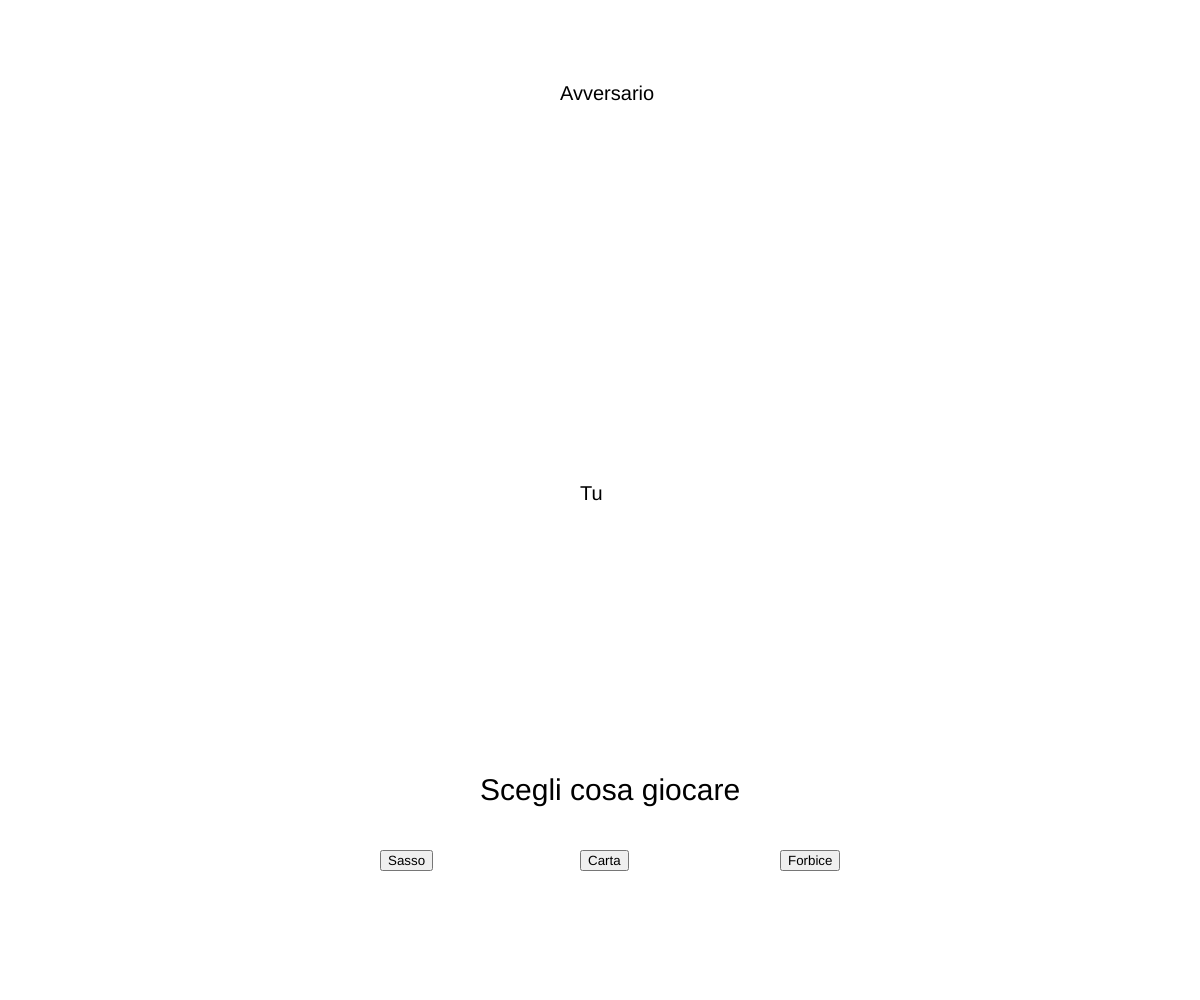
Frame 1 (no input)
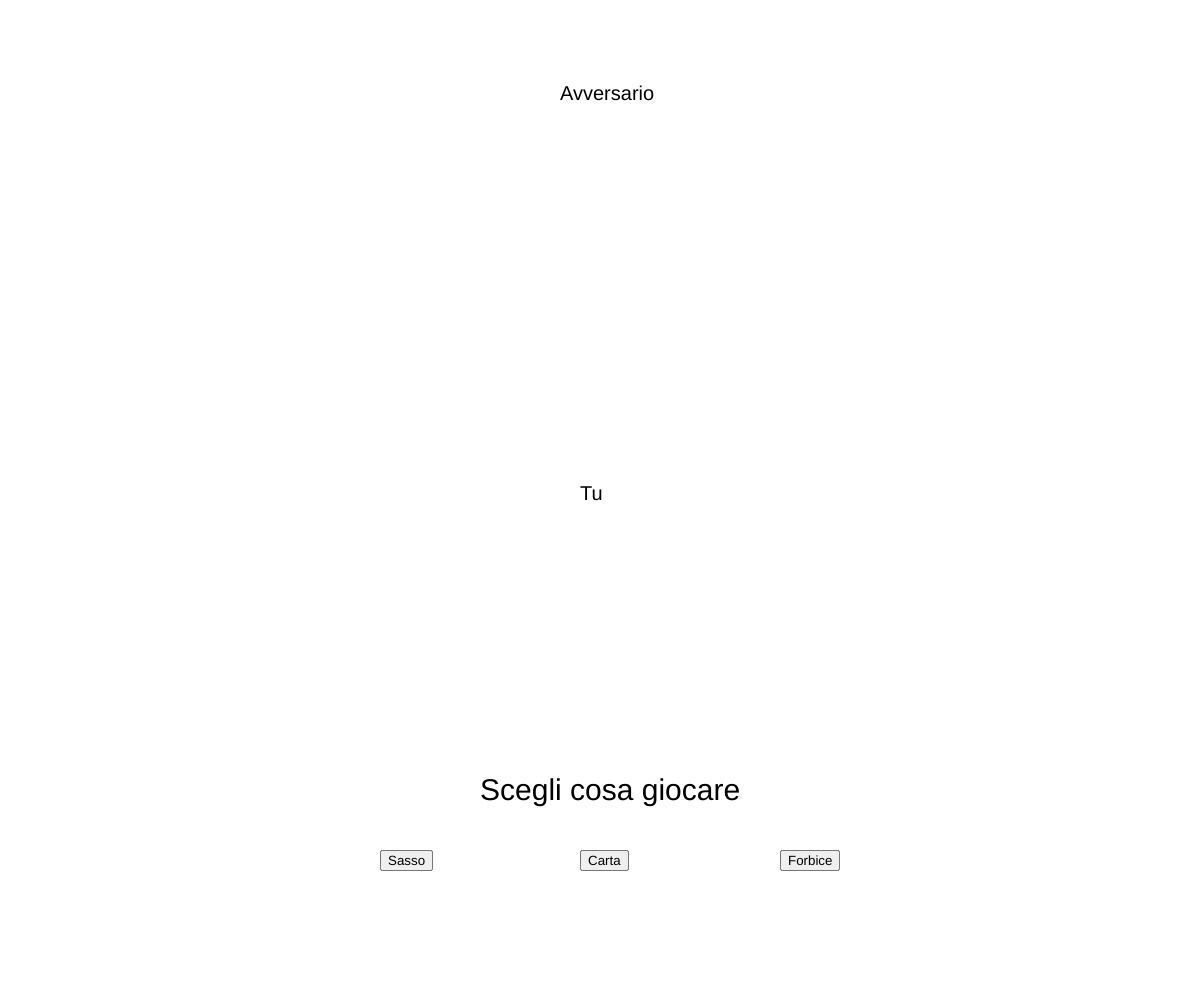
Frame 60 (no input)
Frame 120 (the mouse pressed at the canvas centre since frame 60): identical to frame 60, image omitted

The p5.js sketch that drew these frames (run headless with seeded random() and noise() and a simulated clock; from frame 60 on, the mouse is pressed at the canvas centre):

// p5.js sketch
// ── sketch.js
let moveNames = ["Sasso", "Carta", "Forbice"];
let userMove = 0;
let opponentMove = 0;

function setup() {
  createCanvas(windowWidth, windowHeight);
}

function draw() {
  background("whote");

  textSize(20);
  textStyle(NORMAL);
  fill("black");
  text("Avversario", (windowWidth / 2 - 40), 100);
  text("Tu", (windowWidth / 2 - 20), 500);
  textSize(30);
  text("Scegli cosa giocare", (windowWidth / 2 - 120), windowHeight - 200);
  let sassoBtn = createButton('Sasso');
  sassoBtn.position((windowWidth / 3 - 20), windowHeight - 150);
  sassoBtn.mousePressed(() => {
    userMove = 1;
    playOpponent();
  });

  let cartaBtn = createButton('Carta');
  cartaBtn.position((windowWidth / 2 - 20), windowHeight - 150);
  cartaBtn.mousePressed(() => {
    userMove = 2;
    playOpponent();
  });

  let forbiceBtn = createButton('Forbice');
  forbiceBtn.position((windowWidth / 1.5 - 20), windowHeight - 150);
  forbiceBtn.mousePressed(() => {
    userMove = 3;
    playOpponent();
  });

  if(userMove != 0) {
    text(moveNames[userMove - 1], (windowWidth / 2 - 50), 450);
    showResult();
  }

}

function playOpponent() {
  opponentMove = floor(random(1, 4));
}

/**
 * Funzione per calcolare il risultato del gioco
 * @returns 0 se pareggio, 1 se vince l'utente, 2 se vince l'avversario
 */
function showResult() {
  text(moveNames[opponentMove - 1], (windowWidth / 2 - 50), 150);
  textSize(50);
  if(userMove == opponentMove) {
    text("Pareggio", (windowWidth / 2 - 100), windowHeight / 2 -  130);
    return;
  }
  else if(userMove == 3 && opponentMove == 1) {
    text("Hai perso", (windowWidth / 2 - 100), windowHeight / 2 -  130);
    return;
  }
  else if(opponentMove == 3 && userMove == 1) {
    text("Hai vinto", (windowWidth / 2 - 100), windowHeight / 2 -  130);
    return;
  }
  else if(opponentMove < userMove) {
    text("Hai vinto", (windowWidth / 2 - 100), windowHeight / 2 -  130);
    return;
  }
  else {
    text("Hai perso", (windowWidth / 2 - 100), windowHeight / 2 -  130);
    return;
  }
}
